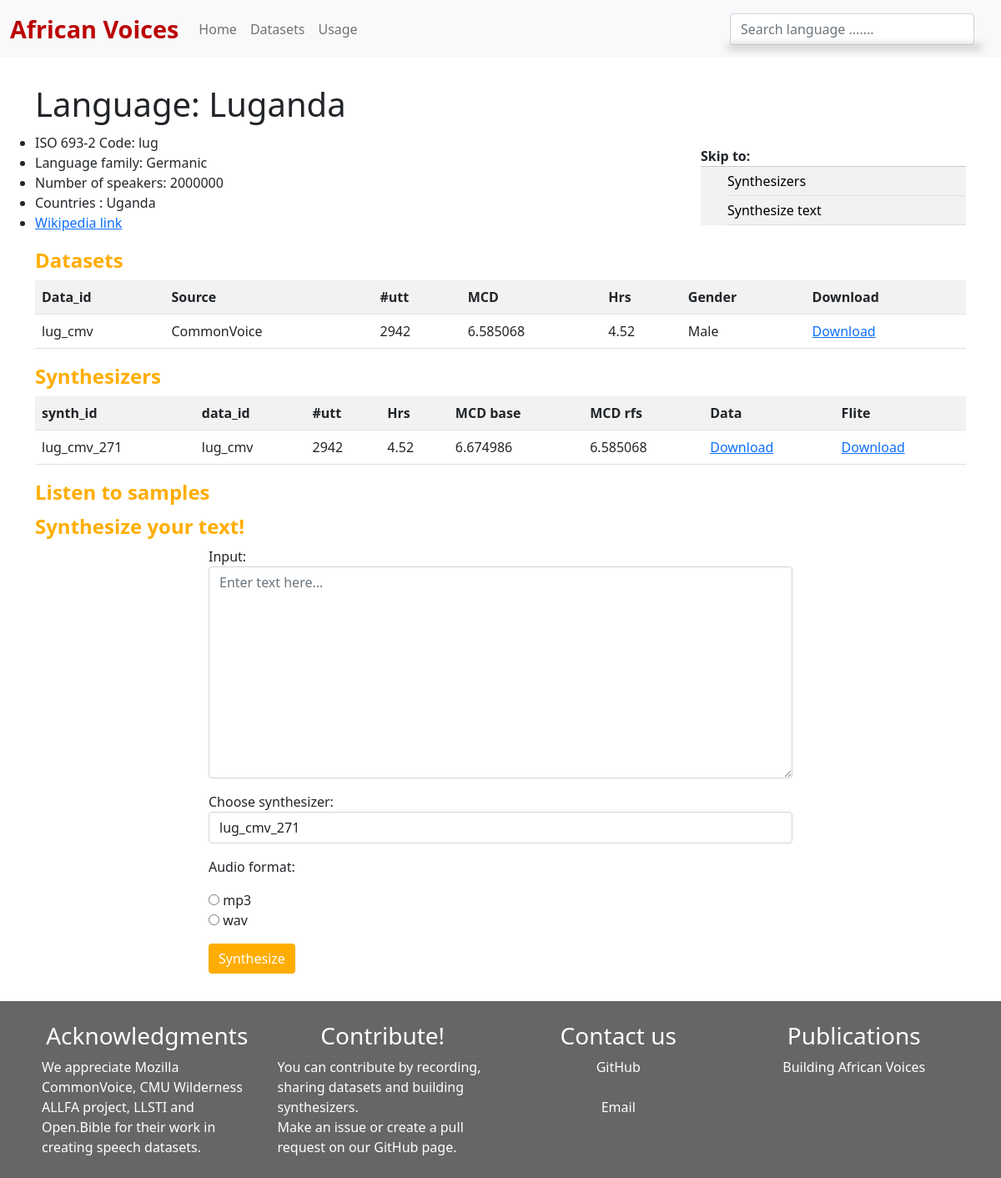
/language/lug, run on the app's committed database.
### app/models/language.py (models this page shows, shortened)
class Language(models.Model):
    uuid = models.CharField(primary_key=True, unique=True, default=uuid4, max_length=100)
    lang_code_639_2 = models.CharField(max_length=100)
    lang_code_639_1 = models.CharField(max_length=100)
    lang_name = models.CharField(max_length=100)
    lang_native_speakers = models.IntegerField(default=0)
    lang_non_native_speakers = models.IntegerField(default=0)
    lang_wikipedia_url = models.CharField(max_length=200, blank=True)
    created_at = models.DateTimeField(auto_now_add=True)
    updated_at = models.DateTimeField(auto_now=True)
    countries = models.ManyToManyField(Country)
    @property
    def total_speakers(self) -> int:
        return self.lang_native_speakers + self.lang_non_native_speakers
    @property
    def all_countries(self) -> str:
        return ", ".join([country.name.capitalize() for country in self.countries.all()])
    @property
    def datasets(self):
        return self.dataset_set.all()
    @property
    def synthesizers(self):
        return self.synthesizer_set.all()
    @property
    def samples(self):
        return self.language_sample_set.all()

### app/models/country.py (models this page shows, shortened)
class Country(models.Model):
    uuid = models.CharField(primary_key=True, unique=True, default=uuid4, max_length=100)
    name = models.CharField(max_length=100)
    code = models.CharField(max_length=100)
    created_at = models.DateTimeField(auto_now_add=True)
    updated_at = models.DateTimeField(auto_now=True)

### app/models/dataset.py (models this page shows, shortened)
class Dataset(models.Model):
    uuid = models.UUIDField(primary_key=True, default=uuid4, editable=False)
    data_id = models.CharField(max_length=100, unique=True)
    lang = models.ForeignKey(Language, on_delete=models.CASCADE)
    source = models.ForeignKey(DataSource, on_delete=models.CASCADE)
    speaker_gender = models.CharField(choices=Gender.choices, max_length=100, blank=True)
    pass0_utt = models.FloatField(max_length=100,  blank=True)
    pass0_mcd = models.FloatField(max_length=100, blank=True)
    pass1_utt = models.IntegerField(default=0, blank=True)  # display
    pass1_mcd = models.FloatField(default=0, blank=True)  # display
    duration = models.FloatField(default=0)
    data_location = models.CharField(max_length=256, blank=True)
    created_at = models.DateTimeField(auto_now_add=True)
    updated_at = models.DateTimeField(auto_now=True)

### app/models/datasource.py (models this page shows)
class DataSource(models.Model):
    uuid = models.CharField(primary_key=True, unique=True, default=uuid4, max_length=100)
    source_id = models.CharField(max_length=100, unique=True, default=uuid4)
    name = models.CharField(max_length=100)
    description = models.TextField(blank=True)
    url = models.URLField(blank=True)
    licence = models.CharField(max_length=100, blank=True)
    num_languages = models.IntegerField(default=0, blank=True)
    created_at = models.DateTimeField(auto_now_add=True)
    updated_at = models.DateTimeField(auto_now=True)
    def __str__(self) -> str:
        return self.name

### app/models/synthesizer.py (models this page shows, shortened)
class Synthesizer(models.Model):
    uuid = models.UUIDField(primary_key=True, default=uuid4, editable=False)
    synth_id = models.CharField(max_length=100, unique=True)
    language = models.ForeignKey(Language, on_delete=models.CASCADE)
    dataset = models.ForeignKey(Dataset, on_delete=models.CASCADE)
    rfs_utt = models.IntegerField(default=0)
    rfs_hrs = models.FloatField(default=0.0)
    mcd_base = models.FloatField(default=0)
    mcd_rfs = models.FloatField(default=0)
    is_main = models.BooleanField(default=False)
    data_location = models.CharField(max_length=256)
    flite_location = models.CharField(max_length=256)
    created_at = models.DateTimeField(auto_now_add=True)
    updated_at = models.DateTimeField(auto_now=True)

### app/views.py (the view)
# urls.py: path('language/<str:lang_code_639_2>', views.language, name='language'),
def language(request, lang_code_639_2):
    language = Language.objects.get(lang_code_639_2=lang_code_639_2)
    synthesizer_ids = [(synth.flite_location, synth.synth_id) for synth in language.synthesizer_set.all()]
    form = SynthesizeForm(synthesizer_ids)
    print(form.as_p())
    context = {'language': language, 'form': form , 'languages': Language.objects.all(), }
    return render(request, 'app/language.html', context)

### app/templates/app/language.html (shortened to what this page needs)
{% extends "app/base_generic.html" %}
{% load static %}
{% block content %}
    <div class="page-content">
        <h1 style="margin-bottom: 10px"> Language: {{ language.lang_name }}</h1>
        <div class="row" style="margin-top: 0px; display:grid; grid-template-columns: 0.7fr 0.3fr">
            <ul>
                <li>ISO 693-2 Code: {{ language.lang_code_639_2 }}</li>
                <li>Language family: Germanic</li>
                <li> Number of speakers: {{ language.total_speakers }}</li>
                <li>Countries : {{ language.all_countries }}</li>
		<li><a href="{{ language.lang_wikipedia_url}}" target=_blank>Wikipedia link</a></li>
            </ul>
            <div class="side-nav" id="side-nav-div">
                <span style="font-weight:bold"> Skip to:</span>
                <hr style="margin:0px;"/>
                <ul>
                    <li><a href="#sect-synthesizers">Synthesizers</a></li>
                    <li><a href="#sect-synthesize">Synthesize text</a></li>
                </ul>
            </div>
        </div>
        <section id="sect-datasets">
            <h2 class="h2-primary">Datasets</h2>
            <div class="table-responsive">
                <table class="table table-striped">
                    <tr>
                        <th> Data_id</th>
                        <th> Source</th>
                        <th> #utt</th>
                        <th> MCD</th>
                        <th> Hrs</th>
                        <th> Gender</th>
                        <th> Download</th>
                    </tr>
                    {% for dataset in language.datasets %}
                        <tr>
                            <td>{{ dataset.data_id }}</td>
                            <td>{{ dataset.source }}</td>
                            <td>{{ dataset.pass1_utt }}</td>
                            <td>{{ dataset.pass1_mcd }}</td>
                            <td>{{ dataset.duration }}</td>
                            <td> {{ dataset.speaker_gender }}</td>
                            {% if not dataset.data_location %}
                                <td> Unavailable</td>
                            {% else %}
                                <td><a href="{% static 'app/'  %}{{dataset.data_location }}">Download</a></td>
                            {% endif %}
                        </tr>
                    {% endfor %}
                </table>
            </div>
        </section>
        <section id="sect-synthesizers">
            <h2 class="h2-primary">Synthesizers</h2>
            <div class="table-responsive">
                <table class="table table-striped">
                    <tr>
                        <th> synth_id</th>
                        <th> data_id</th>
                        <th> #utt</th>
                        <th> Hrs</th>
                        <th> MCD base</th>
                        <th> MCD rfs</th>
                        <th> Data</th>
                        <th> Flite</th>
                    </tr>
                    {% for synthesizer in language.synthesizers %}
                        <tr>
                            <td>{{ synthesizer.synth_id }}</td>
                            <td>{{ synthesizer.dataset.data_id }}</td>
                            <td>{{ synthesizer.rfs_utt }}</td>
                            <td>{{ synthesizer.rfs_hrs }}</td>
                            <td>{{ synthesizer.mcd_base }}</td>
                            <td>{{ synthesizer.mcd_rfs }}</td>
                            {% if not synthesizer.data_location %}
                                <td> Unavailable</td>
                            {% else %}
                                <td><a href="{% static 'app/'  %}{{synthesizer.data_location }}"> Download</a></td>
                            {% endif %}
                            {% if not synthesizer.flite_location %}
                                <td> Unavailable</td>
                            {% else %}
                                <td><a href="{% static 'app/'  %}{{synthesizer.flite_location }}"> Download </a></td>
                            {% endif %}
                        </tr>
                    {% endfor %}
                </table>
            </div>
            <h2 class="h2-primary"> Listen to samples </h2>
        </section>
        <section id="sect-synthesize" style="width: 100%" >
            <h2 class="h2-primary"> Synthesize your text!</h2>
            <div style="display:flex; flex-direction:column; justify-content: center; align-items: center; width: 100% ; margin-bottom: 25px">
                <form action="{% url 'synthesize' %}" method="POST" id="synthRequestForm"
                  name="synthRequestForm" style="max-width:700px">
                {{ form.as_p }}
                <button id="synth-btn" onclick="validateSubmit('wait_modal')" type="button" class="btn btn-primary mb-2" style="background-color: #FFAD00; border: none">Synthesize</button>
            </form>
            </div>
        </section>
    </div>
{% endblock %}

### app/static/app/style.css (style rules this page uses)
html, body { height: 100%; }
.row { flex-flow: row; display: flex; flex-wrap: wrap; flex: 1; min-width: 0; }
body { padding: 0; margin: 0; box-sizing: content-box; min-height: 100%; }
.h2-primary { font-family: 'Open Sans', serif; font-style: normal; font-weight: 700; font-size: 24px; line-height: 33px; color: #FFAD00; }
#side-nav-div { margin-left: auto; margin-top: 1em; }
.side-nav > ul { list-style: none; background-color: rgba(0, 0, 0, 0.05); }
.side-nav > ul > li > a { text-decoration: none; color: #000000; }
.side-nav > ul > li { border-bottom: 1px solid #dee2e6; padding: 5px 0px }

### data on the page
Language: lang_name "Luganda", lang_code_639_2 "lug", total_speakers "2000000", all_countries "Uganda"
Dataset: data_id "lug_cmv", source "CommonVoice", pass1_utt "2942", pass1_mcd "6.585068", duration "4.52", speaker_gender "Male"
Synthesizer: synth_id "lug_cmv_271", dataset.data_id "lug_cmv", rfs_utt "2942", rfs_hrs "4.52", mcd_base "6.674986", mcd_rfs "6.585068"
